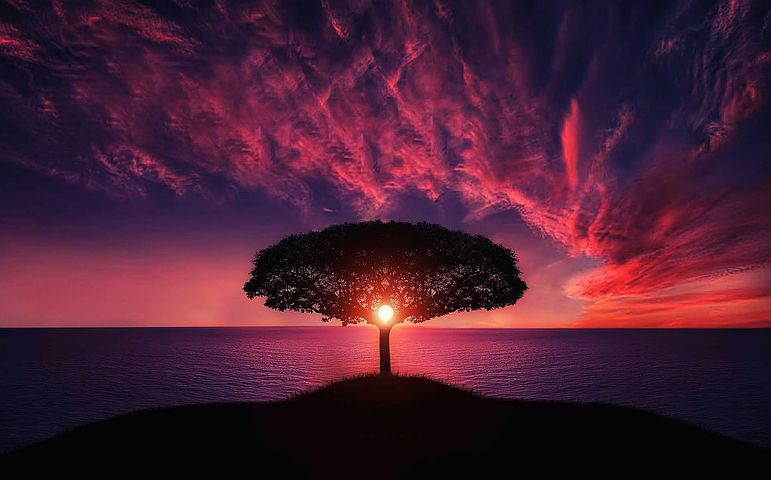
#> input picture Coding/images/scene.jpg, 771 x 480 px
$ python transformations.py
#> lines starting #> are read from the running program, lines starting #| are printed output that depends on the picture
import cv2 as cv
import numpy as np

img = cv.imread("images/scene.jpg")  # READ IMAGE
#> img is the input picture: shape (480, 771, 3); mean B, G, R 51.3, 30.4, 73.7
cv.imshow("Scene", img)

# TRANSLATION (-x, -y) -> LEFT, UP | (x, y) -> RIGHT, DOWN

def translateImg(img, x, y):
#> called with x = 100, y = -100
    translateMat = np.float32([[1, 0, x], [0, 1, y]])  # TRANSLATION MATRIX
    dimensions = (img.shape[1], img.shape[0])  # (WIDTH, HEIGHT)
#> dimensions = (771, 480)
    return cv.warpAffine(img, translateMat, dimensions)
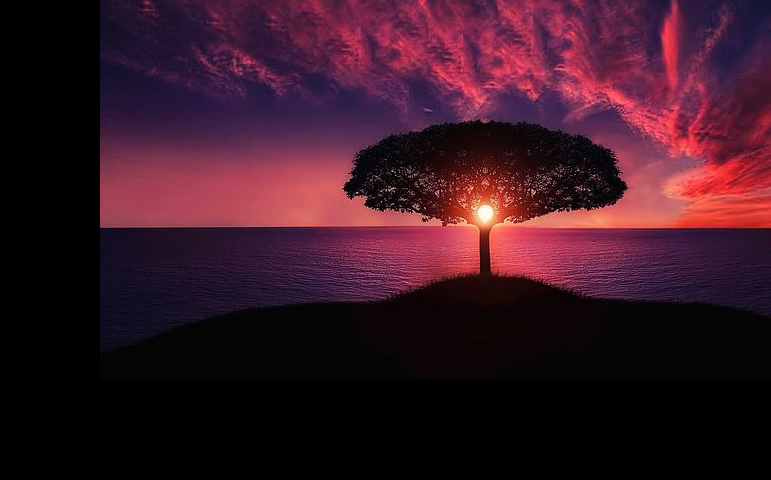
#> returned value: shape (480, 771, 3); mean of channels 0, 1, 2 36.3, 23, 56.8; drawn as B, G, R

translated = translateImg(img, 100, -100)
cv.imshow("Translated", translated)

# ROTATION (CLOCKWISE -> POSITIVE, COUNTERCLOCKWISE -> NEGATIVE)
def rotateImg(img, angle, rotPoint=None):
#> called with angle = -45
    (height ,width) = img.shape[:2]
#> height = 480; width = 771
    if rotPoint is None:
        rotPoint = (width//2, height//2) # ROTATE ALONG CENTER OF IMAGE
#> rotPoint = (385, 240)
    rotateMat = cv.getRotationMatrix2D(rotPoint, angle, 1)  # LAST PARAMETER -> SCALE FACTOR
    dimensions = (width,height)
#> dimensions = (771, 480)
    return cv.warpAffine(img, rotateMat, dimensions)
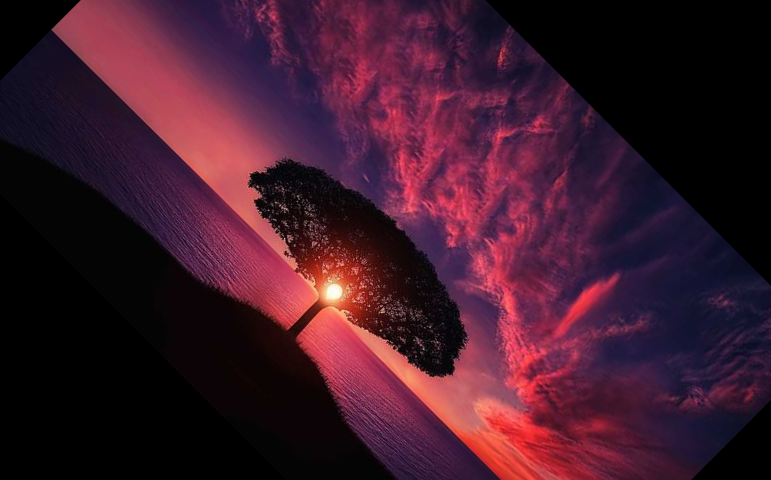
#> returned value: shape (480, 771, 3); mean of channels 0, 1, 2 42.3, 25.8, 62.9; drawn as B, G, R

rotated = rotateImg(img, -45)
cv.imshow("Rotated", rotated)
rotated_rotated = rotateImg(rotated, -45)
#> call 2 of rotateImg, with angle = -45
#> in rotateImg (call 2), `return cv.warpAffine(img, rotateMat, dimensions)`:
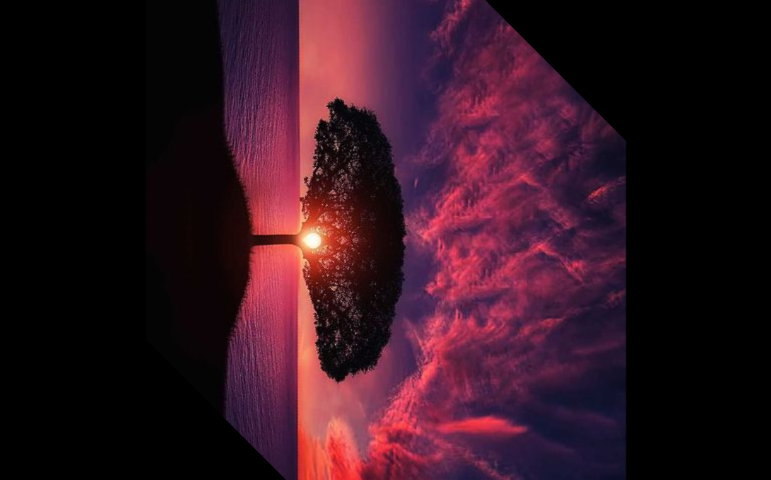
#> returned value: shape (480, 771, 3); mean of channels 0, 1, 2 32.4, 20.2, 50.3; drawn as B, G, R
cv.imshow("rotated_rotated", rotated_rotated)

# FLIPPING (0 -> VERTICAL FLIP, 1 -> HORIZONTAL FLIP, -1 -> BOTH)
flip = cv.flip(img, -1)
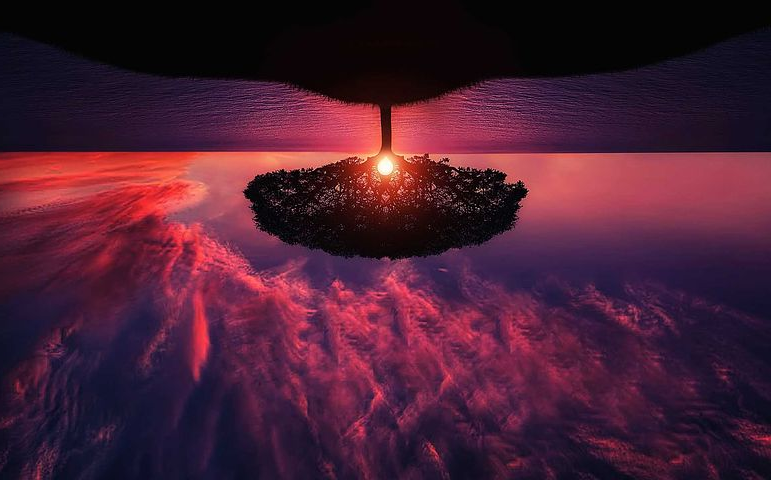
#> flip: shape (480, 771, 3); mean B, G, R 51.3, 30.4, 73.7
cv.imshow("Flipped", flip)


cv.waitKey(0)

$ run again, with Coding/images/building.jpg copied over Coding/images/scene.jpg
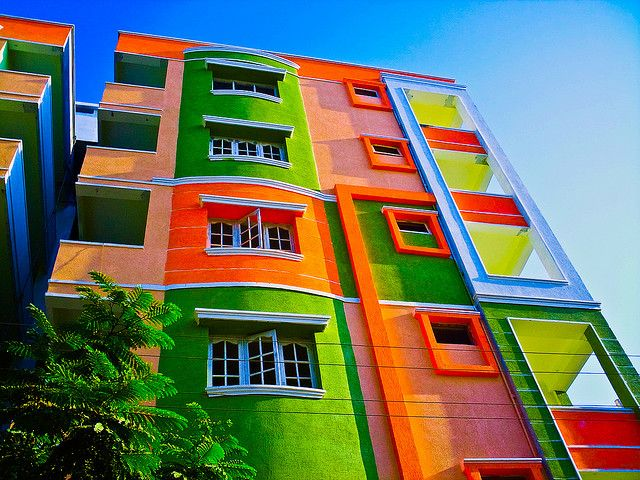
#> input picture Coding/images/building.jpg, 640 x 480 px
#> img is the input picture: shape (480, 640, 3); mean B, G, R 96.4, 116.3, 107.2
#> in rotateImg (call 2), `return cv.warpAffine(img, rotateMat, dimensions)`:
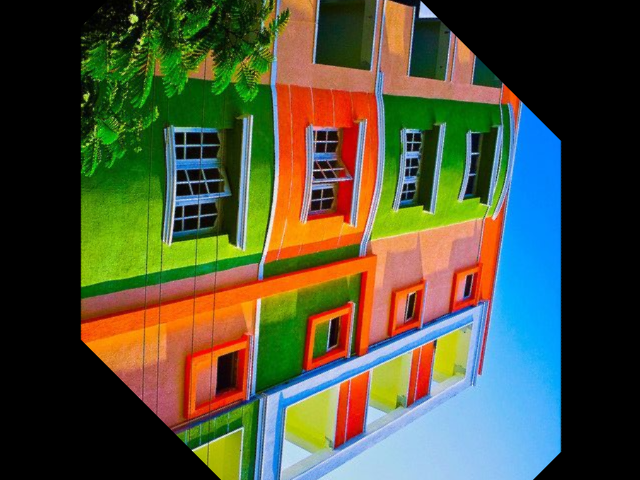
#> returned value: shape (480, 640, 3); mean of channels 0, 1, 2 58.3, 81.6, 77.9; drawn as B, G, R
#> `flip = cv.flip(img, -1)`:
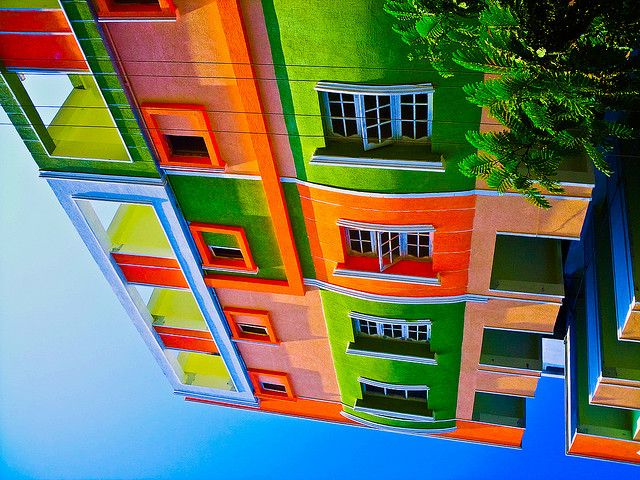
#> flip: shape (480, 640, 3); mean B, G, R 96.4, 116.3, 107.2

$ run again, with Coding/images/cat.jpg copied over Coding/images/scene.jpg
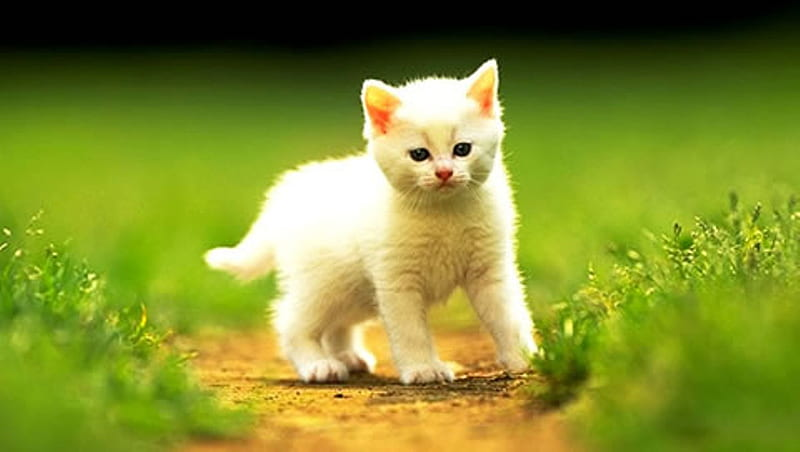
#> input picture Coding/images/cat.jpg, 800 x 452 px
#> img is the input picture: shape (452, 800, 3); mean B, G, R 45.3, 140.6, 129
#> in rotateImg (call 2), `return cv.warpAffine(img, rotateMat, dimensions)`:
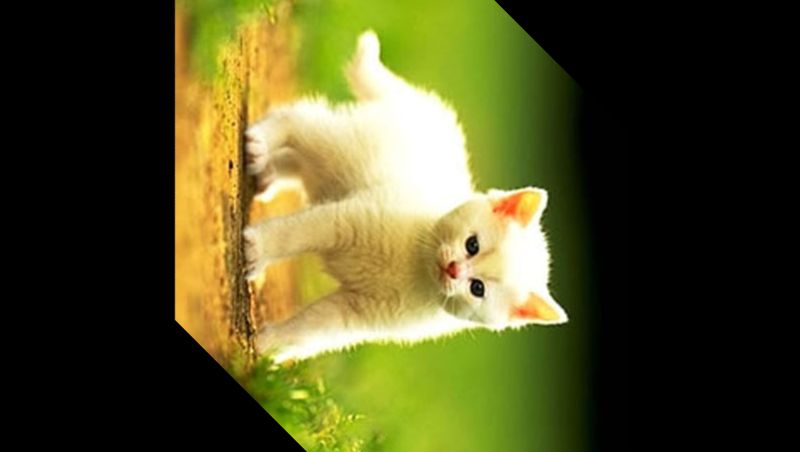
#> returned value: shape (452, 800, 3); mean of channels 0, 1, 2 36.4, 79.4, 80.6; drawn as B, G, R
#> `flip = cv.flip(img, -1)`:
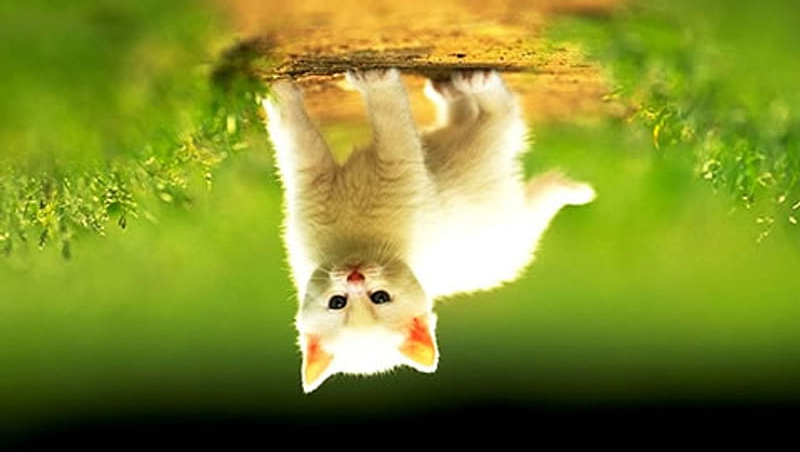
#> flip: shape (452, 800, 3); mean B, G, R 45.3, 140.6, 129
